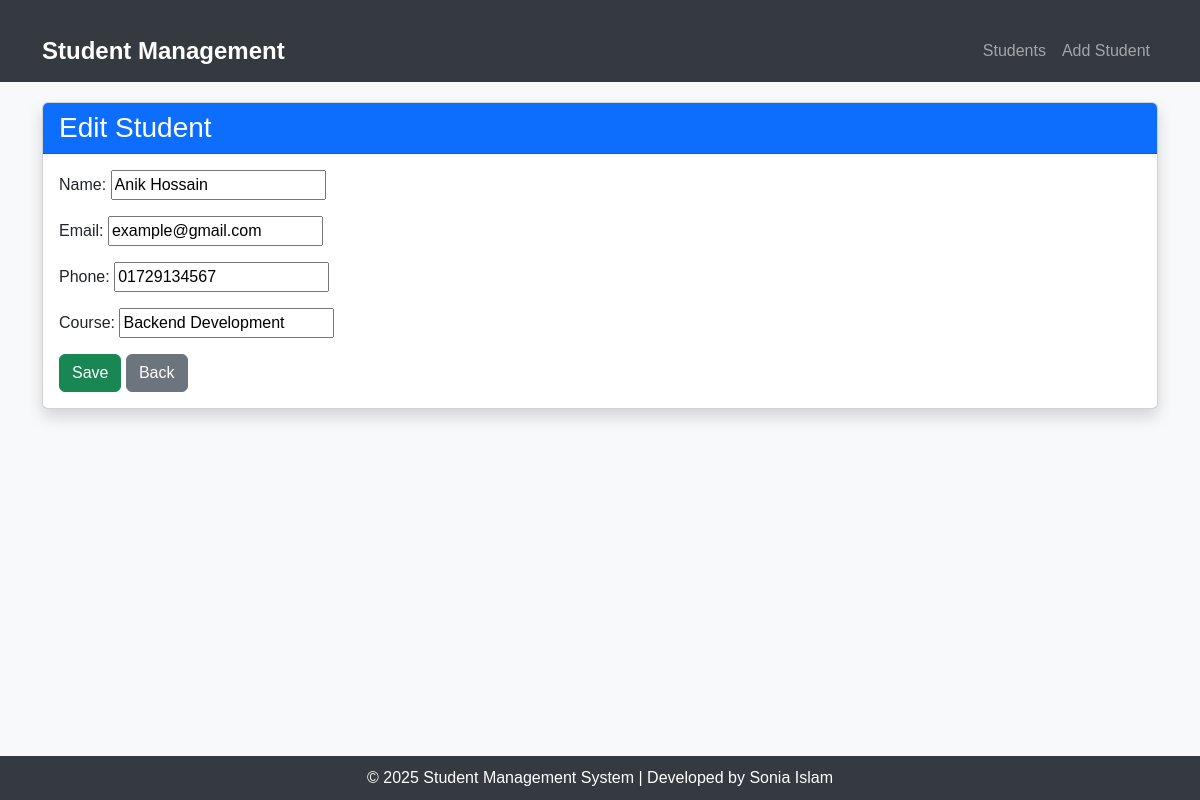
Screenshot of /update/6/ with the database file from the repository.
### students/models.py (models this page shows, shortened)
class Student(models.Model):
    name = models.CharField(max_length=100)
    email = models.EmailField(unique=True)
    phone = models.CharField(max_length=15)
    course = models.CharField(max_length=100)

### students/views.py (the view)
# urls.py: path('update/<int:pk>/', student_update, name='student_update'),
def student_update(request, pk):
    student = get_object_or_404(Student, pk=pk)
    if request.method == 'POST':
        form = StudentForm(request.POST, instance=student)
        if form.is_valid():
            form.save()
            messages.success(request, "Student updated successfully!")
            return redirect('student_list')
    else:
        form = StudentForm(instance=student)
    return render(request, 'students/student_form.html', {'form': form})

### students/forms.py
class StudentForm(forms.ModelForm):
    class Meta:
        model = Student
        fields = ['name', 'email', 'phone', 'course']

### students/templates/students/student_form.html (shortened to what this page needs)
{% extends 'base.html' %}
{% block content %}
<div class="card shadow">
    <div class="card-header bg-primary text-white">
        <h3 class="mb-0">{% if form.instance.id %}Edit{% else %}Add{% endif %} Student</h3>
    </div>
    <div class="card-body">
        <form method="post">
            {{ form.as_p }}
            <button type="submit" class="btn btn-success">Save</button>
            <a href="{% url 'student_list' %}" class="btn btn-secondary">Back</a>
        </form>
    </div>
</div>
{% endblock %}

### students/templates/base.html (style rules this page uses)
body { background-color: #f8f9fa; font-family: 'Arial', sans-serif; }

### rows the page displays
Student: name "Anik Hossain", email "example@gmail.com", phone "01729134567", course "Backend Development"
